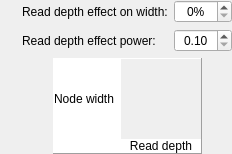
        <widget class="QWidget" name="widget_4" native="true">
         <layout class="QGridLayout" name="gridLayout_6">
          <property name="leftMargin">
           <number>0</number>
          </property>
          <property name="topMargin">
           <number>0</number>
          </property>
          <property name="rightMargin">
           <number>0</number>
          </property>
          <property name="bottomMargin">
           <number>0</number>
          </property>
          <item row="0" column="2">
           <widget class="InfoTextWidget" name="readDepthEffectOnWidthInfoText" native="true">
            <property name="sizePolicy">
             <sizepolicy hsizetype="Fixed" vsizetype="Fixed">
              <horstretch>0</horstretch>
              <verstretch>0</verstretch>
             </sizepolicy>
            </property>
            <property name="minimumSize">
             <size>
              <width>16</width>
              <height>16</height>
             </size>
            </property>
           </widget>
          </item>
          <item row="1" column="2">
           <widget class="InfoTextWidget" name="readDepthPowerInfoText" native="true">
            <property name="sizePolicy">
             <sizepolicy hsizetype="Fixed" vsizetype="Fixed">
              <horstretch>0</horstretch>
              <verstretch>0</verstretch>
             </sizepolicy>
            </property>
            <property name="minimumSize">
             <size>
              <width>16</width>
              <height>16</height>
             </size>
            </property>
           </widget>
          </item>
          <item row="0" column="3">
           <widget class="QLabel" name="label_4">
            <property name="sizePolicy">
             <sizepolicy hsizetype="Minimum" vsizetype="Preferred">
              <horstretch>0</horstretch>
              <verstretch>0</verstretch>
             </sizepolicy>
            </property>
            <property name="text">
             <string>Read depth effect on width:</string>
            </property>
           </widget>
          </item>
          <item row="0" column="4">
           <widget class="QDoubleSpinBox" name="readDepthEffectOnWidthSpinBox">
            <property name="sizePolicy">
             <sizepolicy hsizetype="Minimum" vsizetype="Fixed">
              <horstretch>0</horstretch>
              <verstretch>0</verstretch>
             </sizepolicy>
            </property>
            <property name="alignment">
             <set>Qt::AlignCenter</set>
            </property>
            <property name="suffix">
             <string>%</string>
            </property>
            <property name="decimals">
             <number>0</number>
            </property>
            <property name="minimum">
             <double>0.000000000000000</double>
            </property>
            <property name="maximum">
             <double>100.000000000000000</double>
            </property>
            <property name="singleStep">
             <double>5.000000000000000</double>
            </property>
           </widget>
          </item>
          <item row="1" column="4">
           <widget class="QDoubleSpinBox" name="readDepthPowerSpinBox">
            <property name="sizePolicy">
             <sizepolicy hsizetype="Minimum" vsizetype="Fixed">
              <horstretch>0</horstretch>
              <verstretch>0</verstretch>
             </sizepolicy>
            </property>
            <property name="alignment">
             <set>Qt::AlignCenter</set>
            </property>
            <property name="minimum">
             <double>0.100000000000000</double>
            </property>
            <property name="maximum">
             <double>1.000000000000000</double>
            </property>
            <property name="singleStep">
             <double>0.050000000000000</double>
            </property>
           </widget>
          </item>
          <item row="1" column="3">
           <widget class="QLabel" name="label_36">
            <property name="sizePolicy">
             <sizepolicy hsizetype="Minimum" vsizetype="Preferred">
              <horstretch>0</horstretch>
              <verstretch>0</verstretch>
             </sizepolicy>
            </property>
            <property name="text">
             <string>Read depth effect power:</string>
            </property>
           </widget>
          </item>
          <item row="1" column="0">
           <spacer name="horizontalSpacer_9">
            <property name="orientation">
             <enum>Qt::Horizontal</enum>
            </property>
            <property name="sizeType">
             <enum>QSizePolicy::Expanding</enum>
            </property>
            <property name="sizeHint" stdset="0">
             <size>
              <width>0</width>
              <height>20</height>
             </size>
            </property>
           </spacer>
          </item>
          <item row="1" column="6">
           <spacer name="horizontalSpacer_5">
            <property name="orientation">
             <enum>Qt::Horizontal</enum>
            </property>
            <property name="sizeType">
             <enum>QSizePolicy::Expanding</enum>
            </property>
            <property name="sizeHint" stdset="0">
             <size>
              <width>0</width>
              <height>20</height>
             </size>
            </property>
           </spacer>
          </item>
          <item row="2" column="3" colspan="2">
           <widget class="QWidget" name="widget_7" native="true">
            <layout class="QHBoxLayout" name="horizontalLayout_3">
             <property name="leftMargin">
              <number>0</number>
             </property>
             <property name="topMargin">
              <number>0</number>
             </property>
             <property name="rightMargin">
              <number>0</number>
             </property>
             <property name="bottomMargin">
              <number>0</number>
             </property>
             <item>
              <spacer name="horizontalSpacer_7">
               <property name="orientation">
                <enum>Qt::Horizontal</enum>
               </property>
               <property name="sizeType">
                <enum>QSizePolicy::Expanding</enum>
               </property>
               <property name="sizeHint" stdset="0">
                <size>
                 <width>0</width>
                 <height>20</height>
                </size>
               </property>
              </spacer>
             </item>
             <item>
              <widget class="QFrame" name="frame">
               <property name="frameShape">
                <enum>QFrame::Panel</enum>
               </property>
               <property name="frameShadow">
                <enum>QFrame::Raised</enum>
               </property>
               <layout class="QGridLayout" name="gridLayout_5">
                <property name="leftMargin">
                 <number>0</number>
                </property>
                <property name="topMargin">
                 <number>0</number>
                </property>
                <property name="rightMargin">
                 <number>0</number>
                </property>
                <property name="bottomMargin">
                 <number>0</number>
                </property>
                <property name="spacing">
                 <number>0</number>
                </property>
                <item row="0" column="3">
                 <widget class="NodeWidthVisualAid" name="nodeWidthVisualAid" native="true">
                  <property name="sizePolicy">
                   <sizepolicy hsizetype="Fixed" vsizetype="Fixed">
                    <horstretch>0</horstretch>
                    <verstretch>0</verstretch>
                   </sizepolicy>
                  </property>
                  <property name="minimumSize">
                   <size>
                    <width>80</width>
                    <height>80</height>
                   </size>
                  </property>
                 </widget>
                </item>
                <item row="0" column="2">
                 <widget class="QLabel" name="label_38">
                  <property name="sizePolicy">
                   <sizepolicy hsizetype="Fixed" vsizetype="Preferred">
                    <horstretch>0</horstretch>
                    <verstretch>0</verstretch>
                   </sizepolicy>
                  </property>
                  <property name="minimumSize">
                   <size>
                    <width>5</width>
                    <height>0</height>
                   </size>
                  </property>
                  <property name="styleSheet">
                   <string notr="true">background-color: rgb(255, 255, 255)</string>
                  </property>
                  <property name="text">
                   <string/>
                  </property>
                 </widget>
                </item>
                <item row="0" column="1">
                 <widget class="VerticalLabel" name="label_37">
                  <property name="sizePolicy">
                   <sizepolicy hsizetype="Minimum" vsizetype="Preferred">
                    <horstretch>0</horstretch>
                    <verstretch>0</verstretch>
                   </sizepolicy>
                  </property>
                  <property name="styleSheet">
                   <string notr="true">background-color: rgb(255, 255, 255)</string>
                  </property>
                  <property name="text">
                   <string>Node width</string>
                  </property>
                  <property name="alignment">
                   <set>Qt::AlignCenter</set>
                  </property>
                 </widget>
                </item>
                <item row="1" column="1" colspan="2">
                 <widget class="QLabel" name="label_40">
                  <property name="styleSheet">
                   <string notr="true">background-color: rgb(255, 255, 255)</string>
                  </property>
                  <property name="text">
                   <string/>
                  </property>
                 </widget>
                </item>
                <item row="1" column="3">
                 <widget class="QLabel" name="label_39">
                  <property name="styleSheet">
                   <string notr="true">background-color: rgb(255, 255, 255)</string>
                  </property>
                  <property name="text">
                   <string>Read depth</string>
                  </property>
                  <property name="alignment">
                   <set>Qt::AlignCenter</set>
                  </property>
                 </widget>
                </item>
               </layout>
              </widget>
             </item>
             <item>
              <spacer name="horizontalSpacer_6">
               <property name="orientation">
                <enum>Qt::Horizontal</enum>
               </property>
               <property name="sizeType">
                <enum>QSizePolicy::Expanding</enum>
               </property>
               <property name="sizeHint" stdset="0">
                <size>
                 <width>0</width>
                 <height>20</height>
                </size>
               </property>
              </spacer>
             </item>
            </layout>
           </widget>
          </item>
         </layout>
        </widget>
